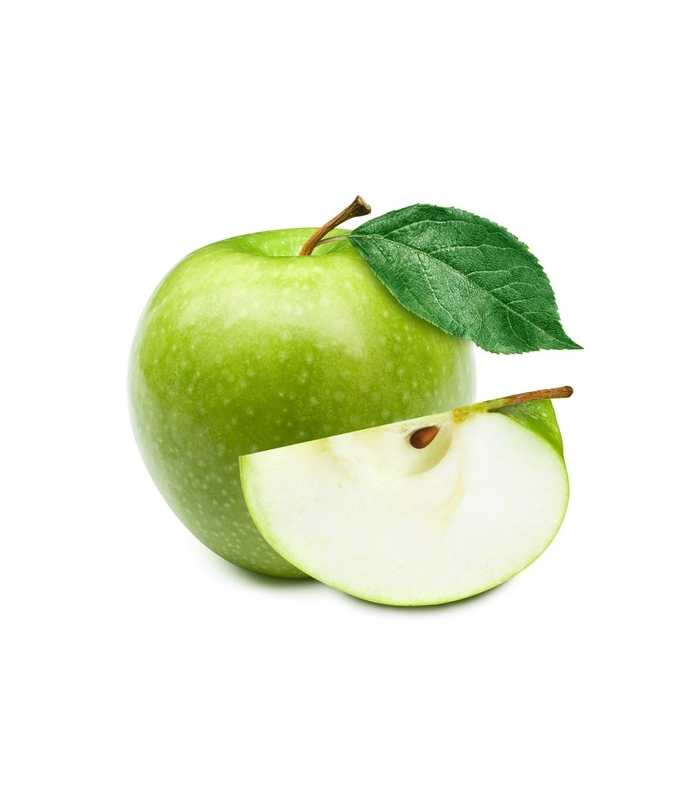
#> input picture apple.jpg, 700 x 800 px
$ python PIL_basic_method_examples2.py   (Python 2 division)
#> lines starting #> are read from the running program, lines starting #| are printed output that depends on the picture

'''
PIL_exmaples1

Image.getbands()
Returns a tuple containing the name of each band in this image. For example, getbands on an RGB image returns ("R", "G", "B").

Returns:	A tuple containing band names.
Return type:	tuple

Image.getbbox()
Calculates the bounding box of the non-zero regions in the image.

Returns:	The bounding box is returned as a 4-tuple defining the left, upper, right, and lower pixel coordinate. If the image is completely empty, this method returns None.
Image.getcolors(maxcolors=256)
Returns a list of colors used in this image.

Parameters:	maxcolors - Maximum number of colors. If this number is exceeded, this method returns None. The default limit is 256 colors.
Returns:	An unsorted list of (count, pixel) values.
Image.getdata(band=None)
Returns the contents of this image as a sequence object containing pixel values. The sequence object is flattened, so that values for line one follow directly after the values of line zero, and so on.

Note that the sequence object returned by this method is an internal PIL data type, which only supports certain sequence operations. To convert it to an ordinary sequence (e.g. for printing), use list(im.getdata()).

Parameters:	band - What band to return. The default is to return all bands. To return a single band, pass in the index value (e.g. 0 to get the "R" band from an "RGB" image).
Returns:	A sequence-like object.
Image.getextrema()
Gets the the minimum and maximum pixel values for each band in the image.

Returns:	For a single-band image, a 2-tuple containing the minimum and maximum pixel value. For a multi-band image, a tuple containing one 2-tuple for each band.
Image.getpalette()
Returns the image palette as a list.

Returns:	A list of color values [r, g, b, ...], or None if the image has no palette.

'''
def PIL_exmaples1():
    from PIL import Image
    im = Image.open('Hillary.jpg')
    # return layers
    print im.layers
    # return bands
    print im.getbands()

    print im.getbbox()

    im1 = im.convert("L")
    print im1.getcolors(maxcolors=256)

    print im.getdata()

    print im.getextrema()

    print im.getpalette()

    print im.getpixel((100,120))

    print len(im.histogram())

    print im.histogram()

    print im.mode, im.size, im.width, im.height, im.info


'''
ImageChops ("Channel Operations") Module
The ImageChops module contains a number of arithmetical image operations, called channel operations ("chops"). These can be used for various purposes, including special effects, image compositions, algorithmic painting, and more.

For more pre-made operations, see ImageOps.

At this time, most channel operations are only implemented for 8-bit images (e.g. "L" and "RGB").

Functions
Most channel operations take one or two image arguments and returns a new image. Unless otherwise noted, the result of a channel operation is always clipped to the range 0 to MAX (which is 255 for all modes supported by the operations in this module).

PIL.ImageChops.add(image1, image2, scale=1.0, offset=0)
Adds two images, dividing the result by scale and adding the offset. If omitted, scale defaults to 1.0, and offset to 0.0.

out = ((image1 + image2) / scale + offset)
Return type:	Image
PIL.ImageChops.add_modulo(image1, image2)
Add two images, without clipping the result.

out = ((image1 + image2) % MAX)
Return type:	Image
PIL.ImageChops.blend(image1, image2, alpha)
Blend images using constant transparency weight. Alias for PIL.Image.Image.blend().

Return type:	Image
PIL.ImageChops.composite(image1, image2, mask)
Create composite using transparency mask. Alias for PIL.Image.Image.composite().

Return type:	Image
PIL.ImageChops.constant(image, value)
Fill a channel with a given grey level.

Return type:	Image
PIL.ImageChops.darker(image1, image2)
Compares the two images, pixel by pixel, and returns a new image containing the darker values.

out = min(image1, image2)
Return type:	Image
PIL.ImageChops.difference(image1, image2)
Returns the absolute value of the pixel-by-pixel difference between the two images.

out = abs(image1 - image2)
Return type:	Image
PIL.ImageChops.duplicate(image)
Copy a channel. Alias for PIL.Image.Image.copy().

Return type:	Image
PIL.ImageChops.invert(image)
Invert an image (channel).

out = MAX - image
Return type:	Image
PIL.ImageChops.lighter(image1, image2)
Compares the two images, pixel by pixel, and returns a new image containing the lighter values.

out = max(image1, image2)
Return type:	Image
PIL.ImageChops.logical_and(image1, image2)
Logical AND between two images.

out = ((image1 and image2) % MAX)
Return type:	Image
PIL.ImageChops.logical_or(image1, image2)
Logical OR between two images.

out = ((image1 or image2) % MAX)
Return type:	Image
PIL.ImageChops.multiply(image1, image2)
Superimposes two images on top of each other.

If you multiply an image with a solid black image, the result is black. If you multiply with a solid white image, the image is unaffected.

out = image1 * image2 / MAX
Return type:	Image
PIL.ImageChops.offset(image, xoffset, yoffset=None)
Returns a copy of the image where data has been offset by the given distances. Data wraps around the edges. If yoffset is omitted, it is assumed to be equal to xoffset.

Parameters:
xoffset -  The horizontal distance.
yoffset - The vertical distance. If omitted, both distances are set to the same value.
Return type:
Image

PIL.ImageChops.screen(image1, image2)
Superimposes two inverted images on top of each other.

out = MAX - ((MAX - image1) * (MAX - image2) / MAX)
Return type:	Image
PIL.ImageChops.subtract(image1, image2, scale=1.0, offset=0)
Subtracts two images, dividing the result by scale and adding the offset. If omitted, scale defaults to 1.0, and offset to 0.0.

out = ((image1 - image2) / scale + offset)
Return type:	Image
PIL.ImageChops.subtract_modulo(image1, image2)
Subtract two images, without clipping the result.

out = ((image1 - image2) % MAX)
Return type:	Image


'''

def PIL_exmaples2():
    import PIL
    from PIL import Image
    image1 = Image.open("apple.jpg")
#> image1 is the input picture: PIL image 700x800 RGB; mean R, G, B 233.5, 239.4, 219.4
    image2 = Image.open("background.jpg")
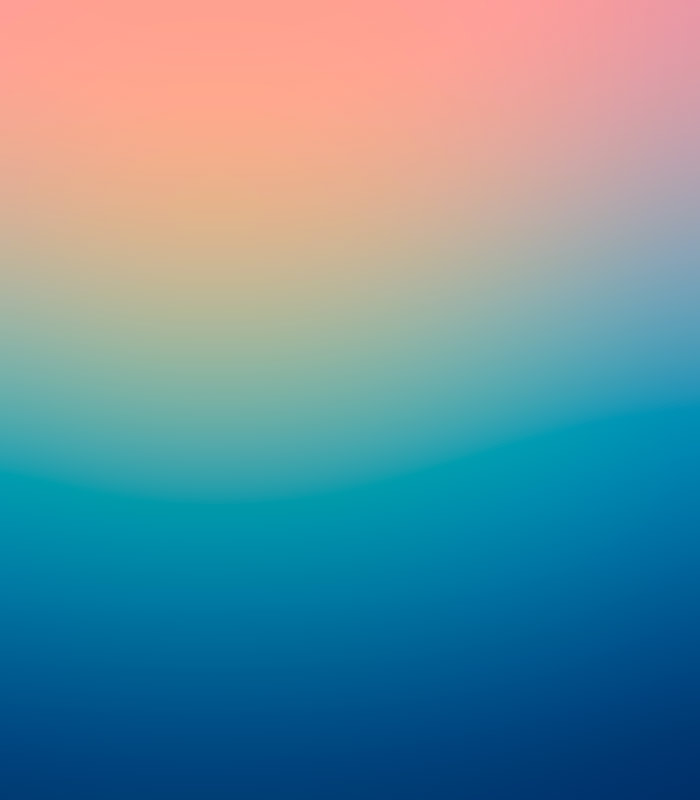
#> input picture background.jpg, 700 x 800 px
#> image2 is the input picture: PIL image 700x800 RGB; mean R, G, B 105.4, 141.8, 154.3
    im = PIL.ImageChops.difference(image1, image2)
    com_im = Image.new('RGB', (image1.width*2, image2.height*2))
#> com_im: PIL image 1400x1600 RGB; every value is 0
    com_im.paste(im, (0,0))
    im = PIL.ImageChops.lighter(image1, image2)
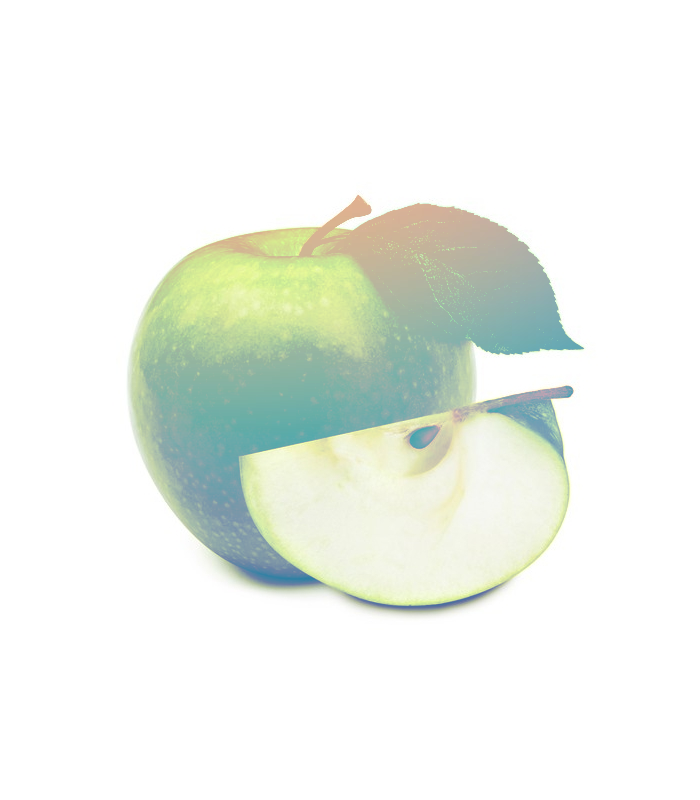
#> im: PIL image 700x800 RGB; mean R, G, B 237.8, 242.4, 235.8
    com_im.paste(im, (image1.width,0))
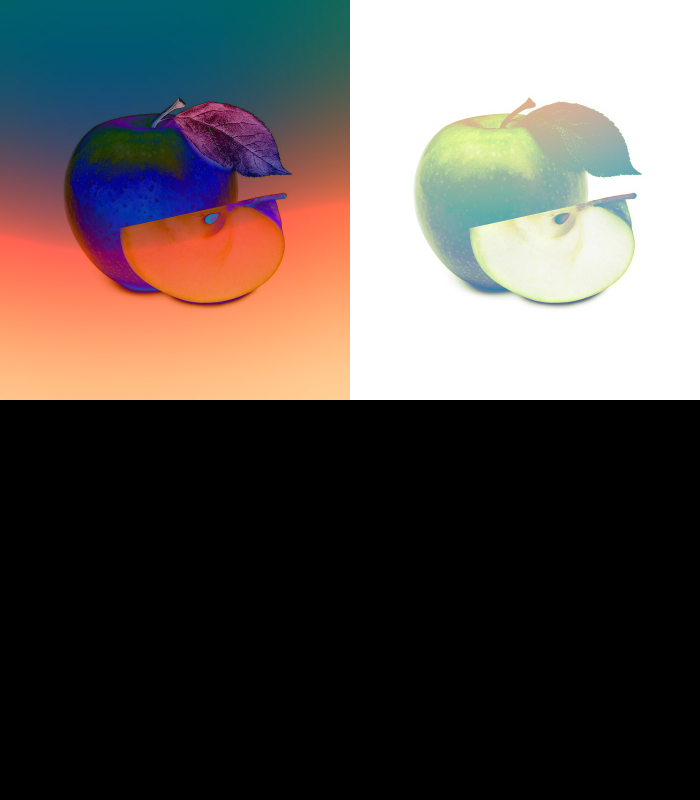
#> com_im: PIL image 1400x1600 RGB (shown at 1/2 size); mean R, G, B 93.6, 86.5, 83.4
    im = PIL.ImageChops.multiply(image1, image2)
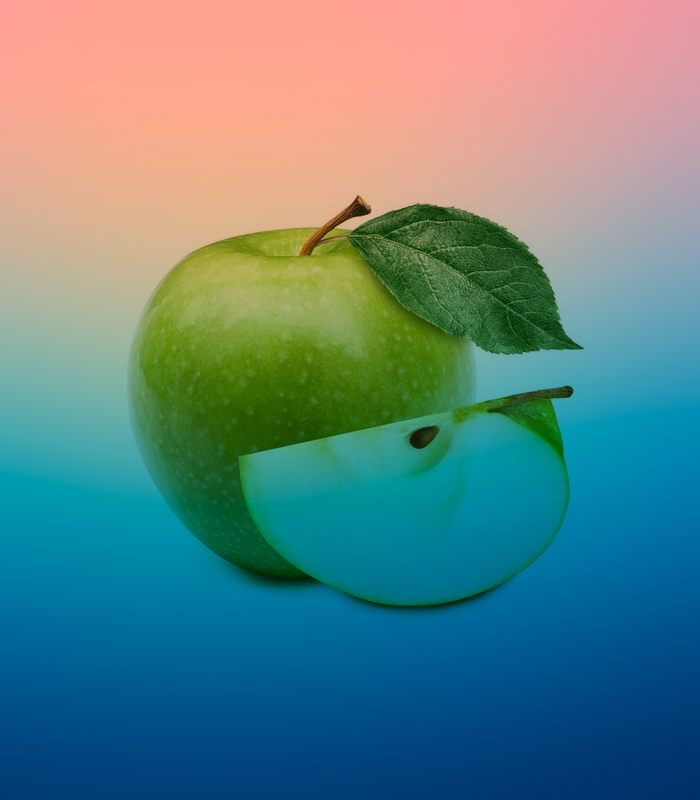
#> im: PIL image 700x800 RGB; mean R, G, B 95, 131.3, 131.3
    com_im.paste(im, (0,image2.height))
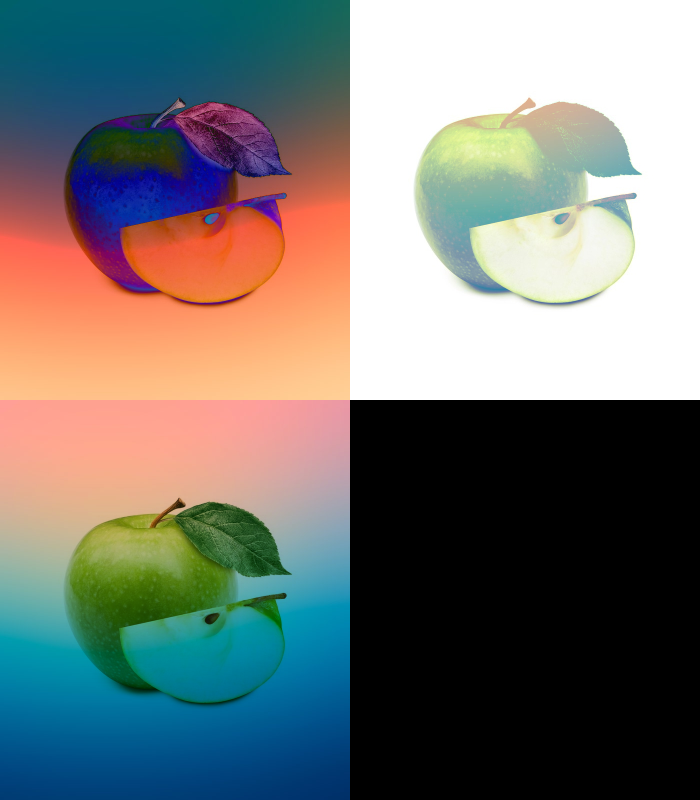
#> com_im: PIL image 1400x1600 RGB (shown at 1/2 size); mean R, G, B 117.4, 119.3, 116.2
    im = PIL.ImageChops.subtract_modulo(image1, image2)
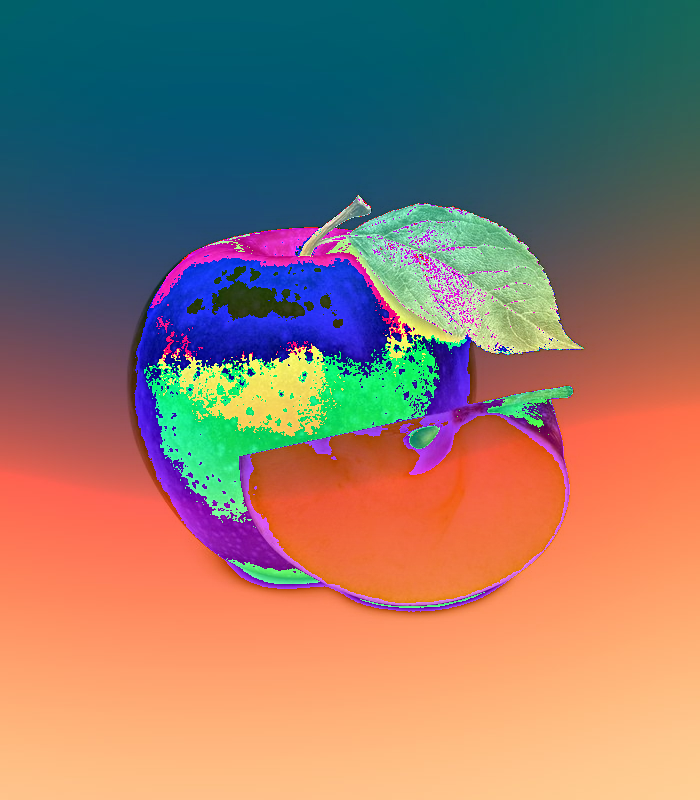
#> im: PIL image 700x800 RGB; mean R, G, B 144.9, 120.3, 108.1
    com_im.paste(im, (image1.width,image2.height))
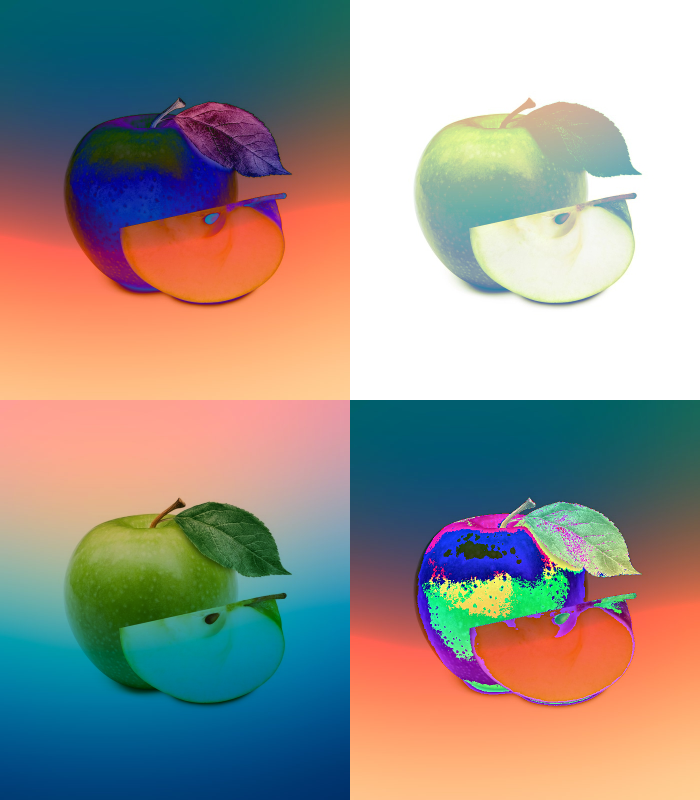
#> com_im: PIL image 1400x1600 RGB (shown at 1/2 size); mean R, G, B 153.6, 149.4, 143.3
    com_im.show()


if __name__=='__main__':
    PIL_exmaples2()
